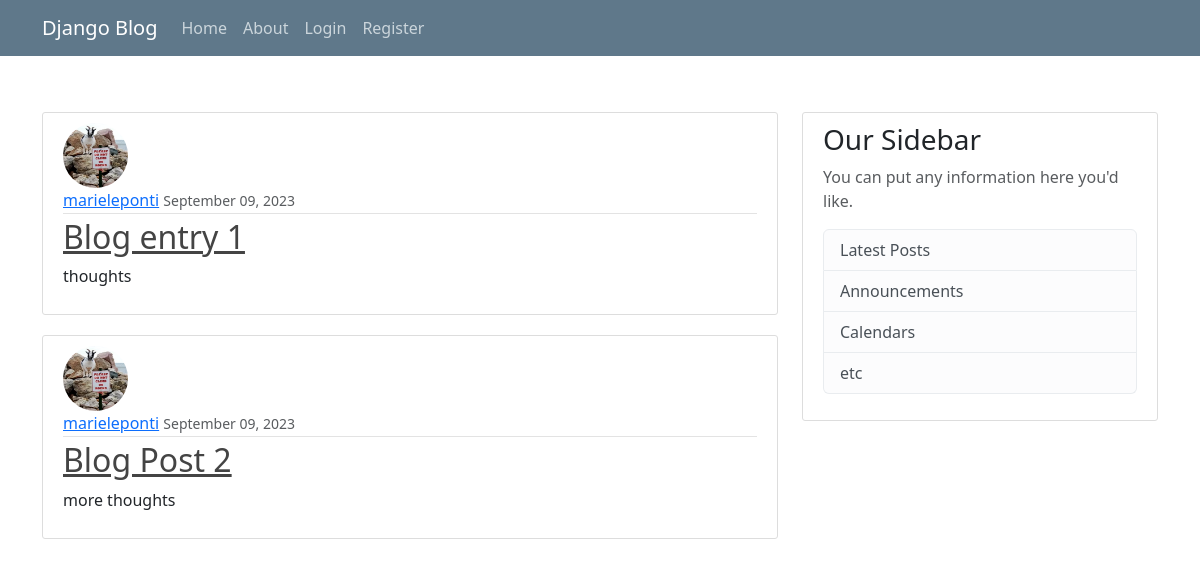
The app's page /, older data.
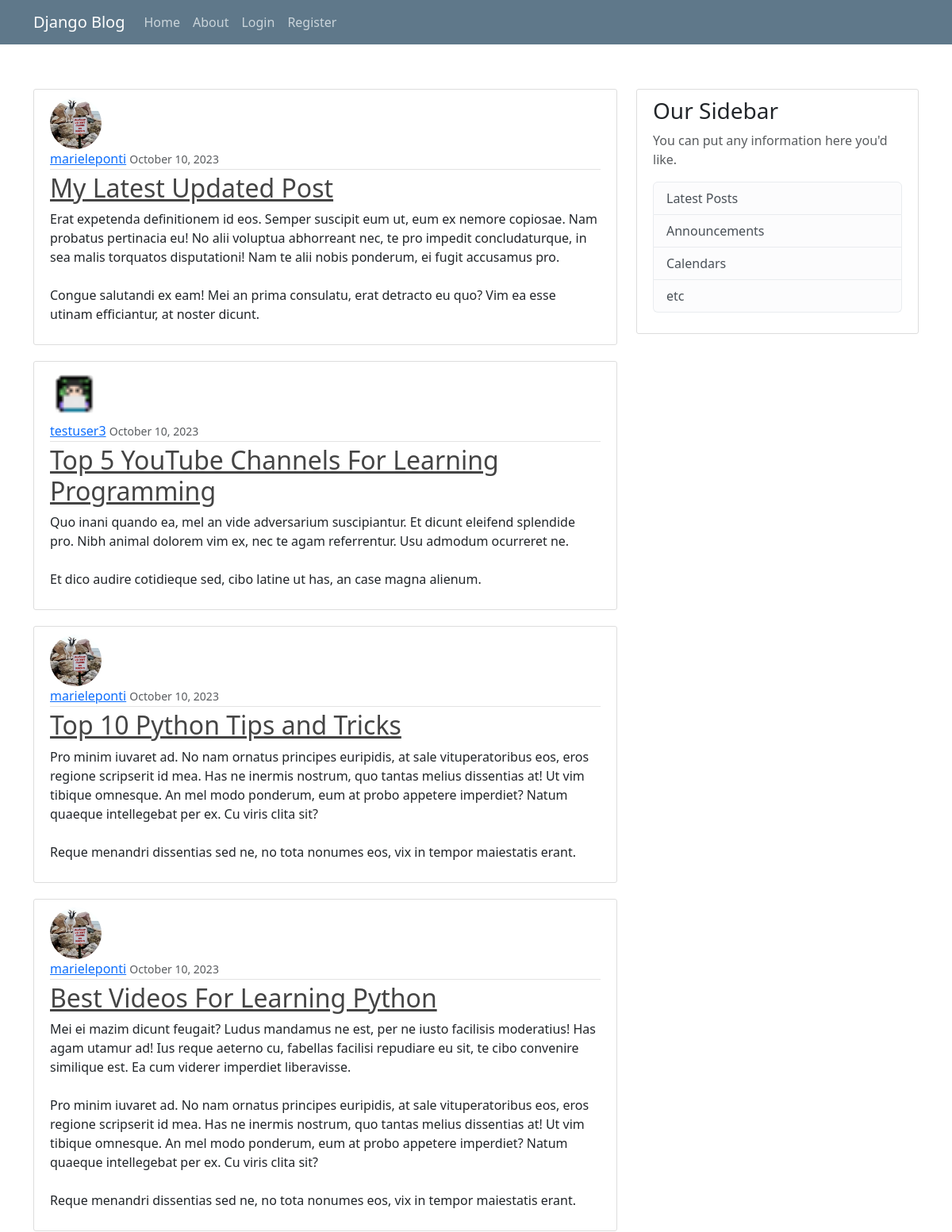
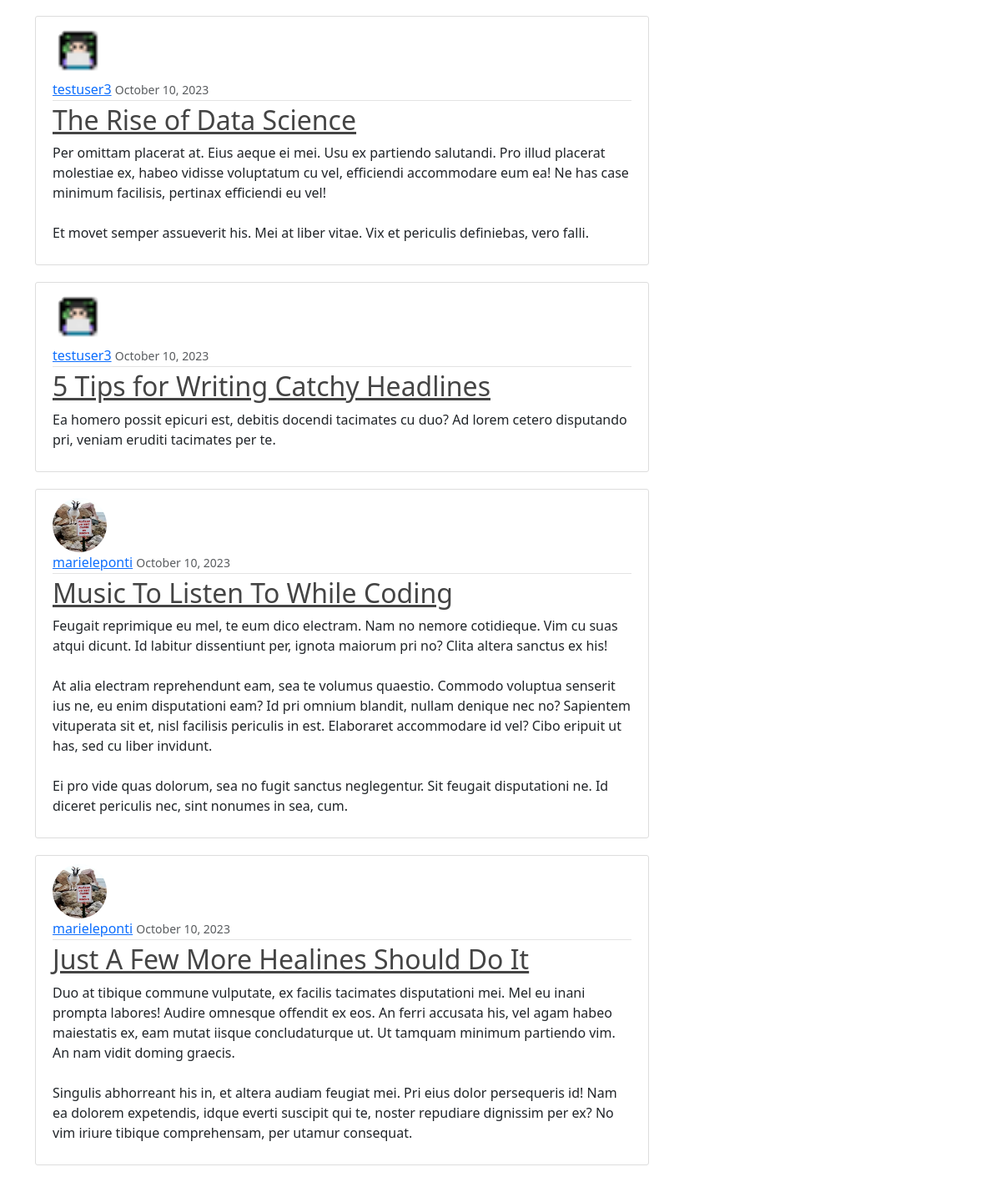
The same page, newer data (2 pictures, top to bottom).
### blog_app/models.py (models this page shows, shortened)
class Post(models.Model):
    title = models.CharField(max_length=100)
    content = models.TextField()
    date_posted = models.DateTimeField(default=timezone.now, blank=True)
    author = models.ForeignKey(User, on_delete=models.CASCADE)

### users/models.py (models this page shows, shortened)
class Profile(models.Model):
    user = models.OneToOneField(User, on_delete=models.CASCADE)
    image = models.ImageField(default='default.jpg', upload_to='profile_pics')

### blog_app/views.py (the view)
# urls.py: path('', PostListView.as_view(), name='blog-home'),
class PostListView(ListView):
    model = Post
    template_name = 'blog_app/home.html' # <app>/<model>_<viewtype>.html
    context_object_name = 'posts'
    ordering = ['-date_posted']
    paginate_by = 8

### blog_app/templates/blog_app/home.html
{%  extends './base.html' %}
{%  block content %}
    {% for post in posts %}
    <article class="media content-section">
      <img class="rounded-circle article-img" src="{{ post.author.profile.image.url }}">
        <div class="media-body">
          <div class="article-metadata">
            <a class="mr-2" href="#">{{ post.author }}</a>
            <small class="text-muted">{{ post.date_posted | date:"F m, Y"}}</small>
          </div>
          <h2><a class="article-title" href="{% url 'post-detail' post.id %}">{{ post.title }}</a></h2>
          <p class="article-content">{{ post.content }}</p>
        </div>
      </article>
    {% endfor %}
{%  endblock content%}

### blog_app/templates/blog_app/base.html (shortened to what this page needs)
{% load static %}
{% load crispy_forms_tags %}
<!doctype html>
<html>
<head>
    <link rel="stylesheet" type="text/css" href="{% static 'blog_app/styles.css'%}">
    <link href="https://cdn.jsdelivr.net/npm/bootstrap@5.3.2/dist/css/bootstrap.min.css" rel="stylesheet"
>
</head>
<body>
    <header class="site-header">
        <nav class="navbar navbar-expand-md navbar-dark bg-steel fixed-top">
            <div class="container">
                <a class="navbar-brand mr-4" href="/">Django Blog</a>
                <div class="collapse navbar-collapse" id="navbarToggle">
                    <div class="navbar-nav mr-auto">
                        <a class="nav-item nav-link" href="{% url 'blog-home' %}">Home</a>
                        <a class="nav-item nav-link" href="{% url 'blog-about' %}">About</a>
                    </div>
                    <div class="navbar-nav">
                        {% if user.is_authenticated %}
                            <a class="nav-item nav-link" href="{% url 'post-create' %}">Create Post</a>
                            <a class="nav-item nav-link" href="{% url 'profile' %}">Profile</a>
                            <a class="nav-item nav-link" href="{% url 'logout' %}">Logout</a>
                        {% else %}
                            <a class="nav-item nav-link" href="{% url 'login' %}">Login</a>
                            <a class="nav-item nav-link" href="{% url 'register' %}">Register</a>
                        {% endif %}
                    </div>
                </div>
            </div>
        </nav>
    </header>
    <main role="main" class="container">
        <div class="row">
            <div class="col-md-8">
                {% block content %}{% endblock %}
            </div>
            <div class="col-md-4">
                <div class="content-section">
                    <h3>Our Sidebar</h3>
                    <p class='text-muted'>You can put any information here you'd like.
                    <ul class="list-group">
                        <li class="list-group-item list-group-item-light">Latest Posts</li>
                        <li class="list-group-item list-group-item-light">Announcements</li>
                        <li class="list-group-item list-group-item-light">Calendars</li>
                        <li class="list-group-item list-group-item-light">etc</li>
                    </ul>
                    </p>
                </div>
            </div>
        </div>
    </main>
</body>
</html>

### blog_app/static/blog_app/styles.css (style rules this page uses)
body { background: #fafafa; color: #333333; margin-top: 5rem; }
h1, h2, h3, h4, h5, h6 { color: #444444; }
ul { margin: 0; }
.bg-steel { background-color: #5f788a; }
.site-header .navbar-nav .nav-link { color: #cbd5db; }
.site-header { margin-bottom: 7rem; }
.content-section { background: #ffffff; padding: 10px 20px; border: 1px solid #dddddd; border-radius: 3px; margin-bottom: 20px; }
.article-title { color: #444444; }
.article-content { white-space: pre-line; }
.article-img { height: 65px; width: 65px; margin-right: 16px; }
.article-metadata { padding-bottom: 1px; margin-bottom: 4px; border-bottom: 1px solid #e3e3e3 }

Row changes from the older to the newer data that the page shows:
no longer on this page (row unchanged): Post: author.profile.image (picture), author "marieleponti", date_posted "September 09, 2023", title "Blog entry 1", content "thoughts"
no longer on this page (row unchanged): Post: author.profile.image (picture), author "marieleponti", date_posted "September 09, 2023", title "Blog Post 2", content "more thoughts"
added Post: author.profile.image (picture), author "marieleponti", date_posted "October 10, 2023", title "My Latest Updated Post", content "Erat expetenda definitionem id eos. Semper suscipit eum ut, eum ex nemore copiosae. Nam probatus pertinacia eu! No alii voluptua abhorreant nec, te pro impedit concludaturque, in sea malis torquatos disputationi! Nam te alii nobis ponderum, ei fugit accusamus pro. Congue salutandi ex eam! Mei an prima consulatu, erat detracto eu quo? Vim ea esse utinam efficiantur, at noster dicunt."
added Post: author.profile.image (placeholder picture), author "testuser3", date_posted "October 10, 2023", title "Top 5 YouTube Channels For Learning Programming", content "Quo inani quando ea, mel an vide adversarium suscipiantur. Et dicunt eleifend splendide pro. Nibh animal dolorem vim ex, nec te agam referrentur. Usu admodum ocurreret ne. Et dico audire cotidieque sed, cibo latine ut has, an case magna alienum."
added Post: author.profile.image (picture), author "marieleponti", date_posted "October 10, 2023", title "Top 10 Python Tips and Tricks", content "Pro minim iuvaret ad. No nam ornatus principes euripidis, at sale vituperatoribus eos, eros regione scripserit id mea. Has ne inermis nostrum, quo tantas melius dissentias at! Ut vim tibique omnesque. An mel modo ponderum, eum at probo appetere imperdiet? Natum quaeque intellegebat per ex. Cu viris clita sit? Reque menandri dissentias sed ne, no tota nonumes eos, vix in tempor maiestatis erant."
added Post: author.profile.image (picture), author "marieleponti", date_posted "October 10, 2023", title "Best Videos For Learning Python", content "Mei ei mazim dicunt feugait? Ludus mandamus ne est, per ne iusto facilisis moderatius! Has agam utamur ad! Ius reque aeterno cu, fabellas facilisi repudiare eu sit, te cibo convenire similique est. Ea cum viderer imperdiet liberavisse. Pro minim iuvaret ad. No nam ornatus principes euripidis, at sale vituperatoribus eos, eros regione scripserit id mea. Has ne inermis nostrum, quo tantas melius dissentias at! Ut vim tibique omnesque. An mel modo ponderum, eum at probo appetere imperdiet? Natum quaeque intellegebat per ex. Cu viris clita sit? Reque menandri dissentias sed ne, no tota nonumes eos, vix in tempor maiestatis erant."
added Post: author.profile.image (placeholder picture), author "testuser3", date_posted "October 10, 2023", title "The Rise of Data Science", content "Per omittam placerat at. Eius aeque ei mei. Usu ex partiendo salutandi. Pro illud placerat molestiae ex, habeo vidisse voluptatum cu vel, efficiendi accommodare eum ea! Ne has case minimum facilisis, pertinax efficiendi eu vel! Et movet semper assueverit his. Mei at liber vitae. Vix et periculis definiebas, vero falli."
added Post: author.profile.image (placeholder picture), author "testuser3", date_posted "October 10, 2023", title "5 Tips for Writing Catchy Headlines", content "Ea homero possit epicuri est, debitis docendi tacimates cu duo? Ad lorem cetero disputando pri, veniam eruditi tacimates per te."
added Post: author.profile.image (picture), author "marieleponti", date_posted "October 10, 2023", title "Music To Listen To While Coding", content "Feugait reprimique eu mel, te eum dico electram. Nam no nemore cotidieque. Vim cu suas atqui dicunt. Id labitur dissentiunt per, ignota maiorum pri no? Clita altera sanctus ex his! At alia electram reprehendunt eam, sea te volumus quaestio. Commodo voluptua senserit ius ne, eu enim disputationi eam? Id pri omnium blandit, nullam denique nec no? Sapientem vituperata sit et, nisl facilisis periculis in est. Elaboraret accommodare id vel? Cibo eripuit ut has, sed cu liber invidunt. Ei pro vide quas dolorum, sea no fugit sanctus neglegentur. Sit feugait disputationi ne. Id diceret periculis nec, sint nonumes in sea, cum."
added Post: author.profile.image (picture), author "marieleponti", date_posted "October 10, 2023", title "Just A Few More Healines Should Do It", content "Duo at tibique commune vulputate, ex facilis tacimates disputationi mei. Mel eu inani prompta labores! Audire omnesque offendit ex eos. An ferri accusata his, vel agam habeo maiestatis ex, eam mutat iisque concludaturque ut. Ut tamquam minimum partiendo vim. An nam vidit doming graecis. Singulis abhorreant his in, et altera audiam feugiat mei. Pri eius dolor persequeris id! Nam ea dolorem expetendis, idque everti suscipit qui te, noster repudiare dignissim per ex? No vim iriure tibique comprehensam, per utamur consequat."
